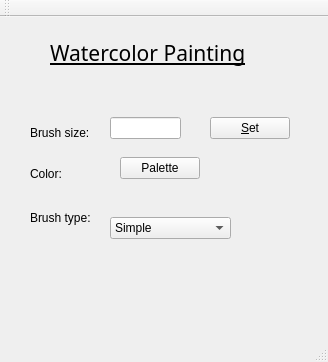
<?xml version="1.0" encoding="UTF-8"?>
<ui version="4.0">
 <class>MainWindow</class>
 <widget class="QMainWindow" name="MainWindow">
  <property name="geometry">
   <rect>
    <x>0</x>
    <y>0</y>
    <width>328</width>
    <height>362</height>
   </rect>
  </property>
  <property name="windowTitle">
   <string>MainWindow</string>
  </property>
  <widget class="QWidget" name="centralWidget">
   <widget class="QLabel" name="label">
    <property name="geometry">
     <rect>
      <x>50</x>
      <y>0</y>
      <width>231</width>
      <height>71</height>
     </rect>
    </property>
    <property name="font">
     <font>
      <family>Purisa</family>
      <pointsize>16</pointsize>
      <underline>true</underline>
     </font>
    </property>
    <property name="text">
     <string>Watercolor Painting</string>
    </property>
   </widget>
   <widget class="QLabel" name="label_2">
    <property name="geometry">
     <rect>
      <x>30</x>
      <y>100</y>
      <width>71</width>
      <height>31</height>
     </rect>
    </property>
    <property name="text">
     <string>Brush size:</string>
    </property>
   </widget>
   <widget class="QLabel" name="label_3">
    <property name="geometry">
     <rect>
      <x>30</x>
      <y>150</y>
      <width>59</width>
      <height>14</height>
     </rect>
    </property>
    <property name="text">
     <string>Color:</string>
    </property>
   </widget>
   <widget class="QLabel" name="label_4">
    <property name="geometry">
     <rect>
      <x>30</x>
      <y>190</y>
      <width>81</width>
      <height>21</height>
     </rect>
    </property>
    <property name="text">
     <string>Brush type:</string>
    </property>
   </widget>
   <widget class="QComboBox" name="comboBox">
    <property name="geometry">
     <rect>
      <x>110</x>
      <y>200</y>
      <width>121</width>
      <height>22</height>
     </rect>
    </property>
    <item>
     <property name="text">
      <string>Simple</string>
     </property>
    </item>
    <item>
     <property name="text">
      <string>Wet-On-Dry</string>
     </property>
    </item>
    <item>
     <property name="text">
      <string>Cruncy</string>
     </property>
    </item>
    <item>
     <property name="text">
      <string>Wet-On-Wet</string>
     </property>
    </item>
    <item>
     <property name="text">
      <string>Blobby</string>
     </property>
    </item>
   </widget>
   <widget class="QPushButton" name="pushButton">
    <property name="geometry">
     <rect>
      <x>120</x>
      <y>140</y>
      <width>80</width>
      <height>22</height>
     </rect>
    </property>
    <property name="text">
     <string>Palette</string>
    </property>
   </widget>
   <widget class="QLineEdit" name="lineEdit">
    <property name="geometry">
     <rect>
      <x>110</x>
      <y>100</y>
      <width>71</width>
      <height>22</height>
     </rect>
    </property>
   </widget>
   <widget class="QPushButton" name="pushButton_2">
    <property name="geometry">
     <rect>
      <x>210</x>
      <y>100</y>
      <width>80</width>
      <height>22</height>
     </rect>
    </property>
    <property name="text">
     <string>&amp;Set</string>
    </property>
   </widget>
  </widget>
  <widget class="QMenuBar" name="menuBar">
   <property name="geometry">
    <rect>
     <x>0</x>
     <y>0</y>
     <width>328</width>
     <height>19</height>
    </rect>
   </property>
  </widget>
  <widget class="QToolBar" name="mainToolBar">
   <attribute name="toolBarArea">
    <enum>TopToolBarArea</enum>
   </attribute>
   <attribute name="toolBarBreak">
    <bool>false</bool>
   </attribute>
  </widget>
  <widget class="QStatusBar" name="statusBar"/>
 </widget>
 <layoutdefault spacing="6" margin="11"/>
 <resources/>
 <connections/>
</ui>
